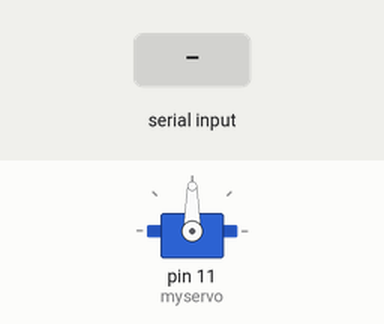
Simulated run of this sketch. Board: Arduino Uno, built with avr-gcc and run on an emulated ATmega328P. Shown: servo. Inputs (shaded band) come from the test bench.

Above: at 1.2 s.
1.3 s: "1" received over the second serial link
At 1.9 s:
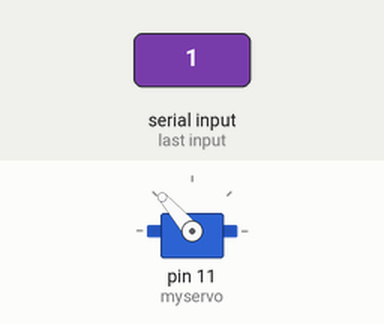
2.8 s: "0" received over the second serial link
At 4.2 s:
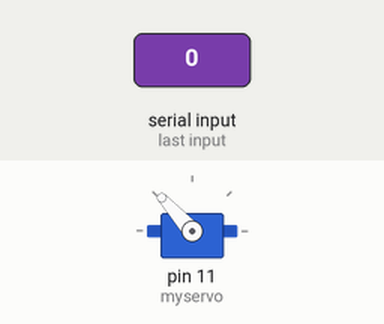
Timing chart, 0 to 5.8 s (numbered marks = the images above; inputs shaded):
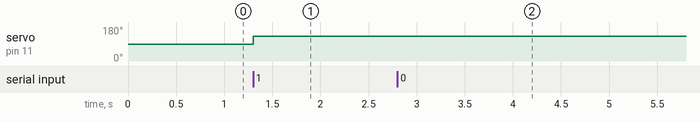

Measured:
- after the input at 1.3 s, servo on pin 11 (myservo): 90° → 131° at once
- after the input at 2.8 s, servo on pin 11 (myservo): 131° → 132° at once

The sketch:

Bluetooth_Servo_2.ino
```cpp
#include <SoftwareSerial.h>
#include <Servo.h>
Servo myservo;
SoftwareSerial mySerial(2, 3); // RX, TX
int Position ;

void setup()
{
  myservo.attach(11);
  mySerial.begin(9600);
  Serial.begin(9600);
}

void loop()
{
 if(mySerial.available()>0)
 {
  Position = mySerial.read();
  Position = map(Position, 0, 180, 180, 0);
  myservo.write(Position);
 }
}
```
